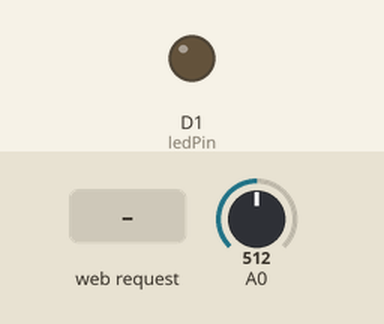
The sketch below on a simulated ESP8266 (NodeMCU). Shown: output pins drawn as LEDs (lit = HIGH). The test bench sets the inputs (shaded band); at power-on: A0 = 512. What the sketch prints to the serial monitor is not drawn.

Above: at 2.2 s.
2.3 s: HTTP request GET /led=1?led=1 received
At 3.5 s:
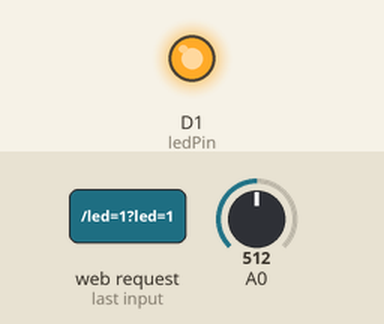
3.8 s: HTTP request GET / received
At 4.8 s:
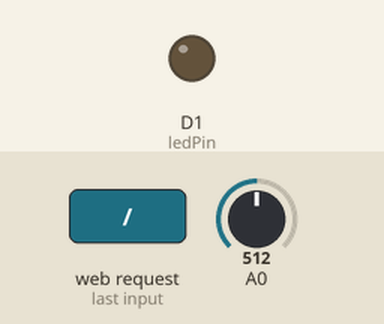
5.3 s: HTTP request GET /led=1?led=120 received
At 6.0 s:
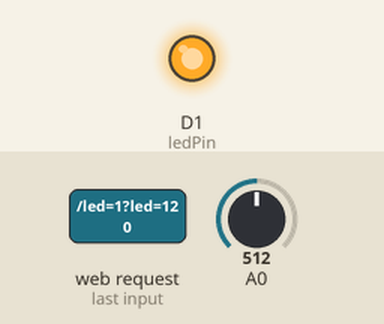
Timing chart, 0 to 8.3 s (numbered marks = the images above; inputs shaded):
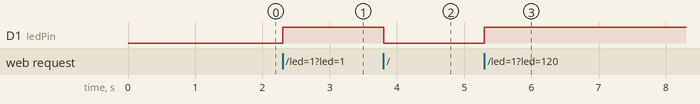

Measured:
- after the input at 2.3 s, D1 (ledPin): LOW → HIGH at once
- after the input at 3.8 s, D1 (ledPin): HIGH → LOW at once
- after the input at 5.3 s, D1 (ledPin): LOW → HIGH at once

The sketch:

ESP8266_wifi_web_GPIO_photo.ino
```cpp
/* Create a WiFi access point and provide a web server on it.
** For more details see http://42bots.com.
**
** Last modified: 14 July 2018 by cheshoare
**
*/

#include <ESP8266WiFi.h>
#include <ESP8266WebServer.h>

IPAddress    apIP(192, 168, 1, 14);  // Defining a static IP address: local & gateway

/* This are the WiFi access point settings. Update them to your likin */
const char *ssid = "ESP8266";
const char *password = "ESP8266Test";

// Define a web server at port 80 for HTTP
ESP8266WebServer server(80);

const int ledPin = D1; // an LED is connected to NodeMCU pin D1 (ESP8266 GPIO5) via a 1K Ohm resistor

bool ledState = false;

void handleRoot() {
  digitalWrite (LED_BUILTIN, 0); //turn the built in LED on pin DO of NodeMCU on
  digitalWrite (ledPin, server.arg("led").toInt());
  ledState = digitalRead(ledPin);

 /* Dynamically generate the LED toggle link, based on its current state (on or off)*/
  char ledText[80];

  if (ledState) {
    strcpy(ledText, "LED is on. <a href=\"/?led=0\">Turn it OFF!</a>");
  }

  else {
    strcpy(ledText, "LED is OFF. <a href=\"/?led=1\">Turn it ON!</a>");
  }

  ledState = digitalRead(ledPin);

  char html[1000];
  int sec = millis() / 1000;
  int min = sec / 60;
  int hr = min / 60;

  int brightness = analogRead(A0);
  brightness = 100 - ((int)(brightness + 5) / 10); //converting the 0-1024 value to a (approximately) percentage value

// Build an HTML page to display on the web-server root address
  snprintf ( html, 1000,

"<html>\
  <head>\
    <meta http-equiv='refresh' content='10'/>\
    <title>ESP8266 WiFi Network</title>\
    <style>\
      body { background-color: #cccccc; font-family: Arial, Helvetica, Sans-Serif; font-size: 1.5em; Color: #000000; }\
      h1 { Color: #AA0000; }\
    </style>\
  </head>\
  <body>\
    <h1>ESP8266 Wi-Fi Access Point and Web Server Demo</h1>\
    <p>Uptime: %02d:%02d:%02d</p>\
    <p>Brightness: %d%</p>\
    <p>%s<p>\
    <p>This page refreshes every 10 seconds. Click <a href=\"javascript:window.location.reload();\">here</a> to refresh the page now.</p>\
  </body>\
</html>",

    hr, min % 60, sec % 60,
    brightness,
    ledText
  );
  server.send ( 200, "text/html", html );
  digitalWrite ( LED_BUILTIN, 1 );
}

void handleNotFound() {
  digitalWrite ( LED_BUILTIN, 0 );
  String message = "File Not Found\n\n";
  message += "URI: ";
  message += server.uri();
  message += "\nMethod: ";
  message += ( server.method() == HTTP_GET ) ? "GET" : "POST";
  message += "\nArguments: ";
  message += server.args();
  message += "\n";

  for ( uint8_t i = 0; i < server.args(); i++ ) {
    message += " " + server.argName ( i ) + ": " + server.arg ( i ) + "\n";
  }

  server.send ( 404, "text/plain", message );
  digitalWrite ( LED_BUILTIN, 1 ); //turn the built in LED on pin DO of NodeMCU off
}

void setup() {
  pinMode ( ledPin, OUTPUT );
  digitalWrite ( ledPin, 0 );

  delay(1000);
  Serial.begin(115200);
  Serial.println();
  Serial.println("Configuring access point...");

  //set-up the custom IP address
  WiFi.mode(WIFI_AP_STA);
  WiFi.softAPConfig(apIP, apIP, IPAddress(255, 255, 255, 0));   // subnet FF FF FF 00

  /* You can remove the password parameter if you want the AP to be open. */
  WiFi.softAP(ssid, password);

  IPAddress myIP = WiFi.softAPIP();
  Serial.print("AP IP address: ");
  Serial.println(myIP);

  server.on ( "/", handleRoot );
  server.on ( "/led=1", handleRoot);
  server.on ( "/led=0", handleRoot);
  server.on ( "/inline", []() {
    server.send ( 200, "text/plain", "this works as well" );
  } );
  server.onNotFound ( handleNotFound );

  server.begin();
  Serial.println("HTTP server started");
}

void loop() {
  server.handleClient();
}
```
